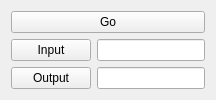
              <widget class="QWidget" name="tab_5">
               <attribute name="title">
                <string>Page</string>
               </attribute>
               <layout class="QGridLayout" name="gridLayout_8">
                <item row="1" column="0">
                 <layout class="QVBoxLayout" name="verticalLayout_5">
                  <item>
                   <layout class="QHBoxLayout" name="horizontalLayout_31">
                    <item>
                     <widget class="QPushButton" name="DarkCurrentInputButton">
                      <property name="text">
                       <string>Input</string>
                      </property>
                     </widget>
                    </item>
                    <item>
                     <widget class="QLineEdit" name="DarkCurrentInput"/>
                    </item>
                   </layout>
                  </item>
                  <item>
                   <layout class="QHBoxLayout" name="horizontalLayout_32">
                    <item>
                     <widget class="QPushButton" name="DarkCurrentOutputButton">
                      <property name="text">
                       <string>Output</string>
                      </property>
                     </widget>
                    </item>
                    <item>
                     <widget class="QLineEdit" name="DarkCurrentOutput"/>
                    </item>
                   </layout>
                  </item>
                 </layout>
                </item>
                <item row="0" column="0">
                 <widget class="QPushButton" name="DarkCurrentGoButton">
                  <property name="text">
                   <string>Go</string>
                  </property>
                 </widget>
                </item>
               </layout>
              </widget>
